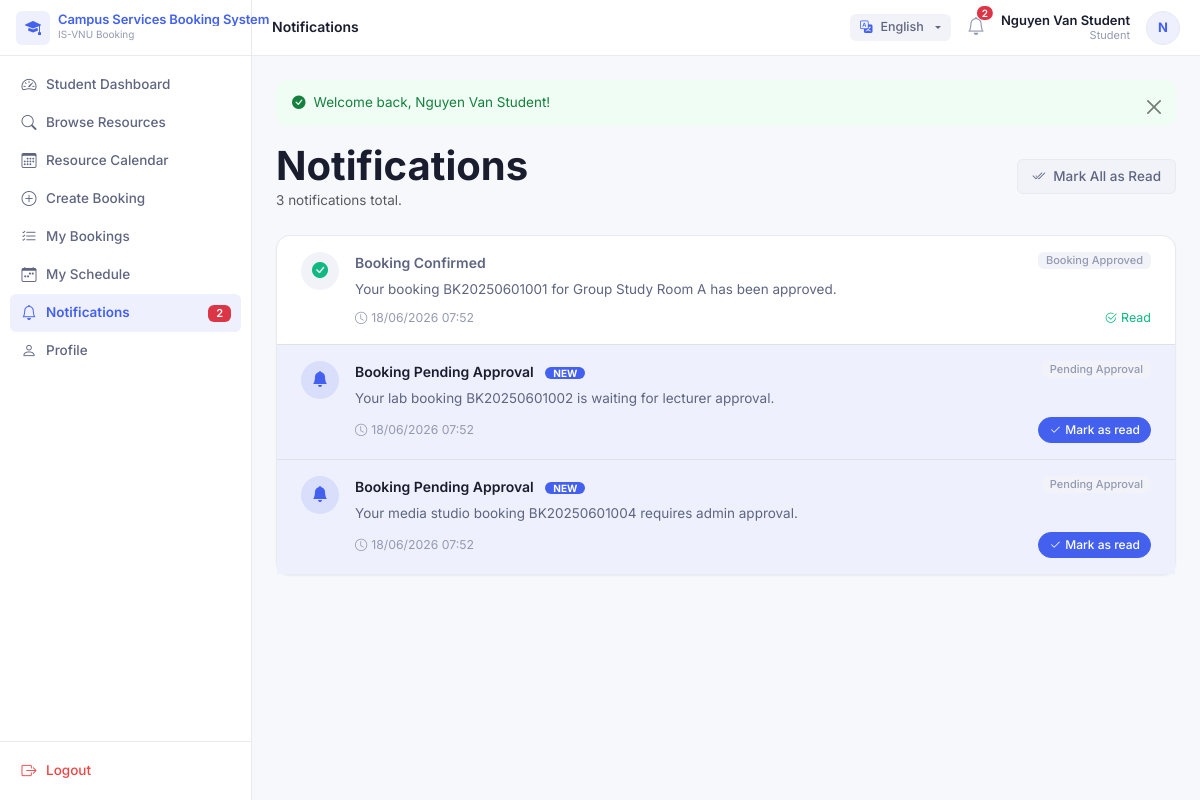
/index.php?page=notifications (signed in), run on the app's committed database.
### tables this page shows
CREATE TABLE notifications (
  id INT UNSIGNED AUTO_INCREMENT PRIMARY KEY,
  user_id INT UNSIGNED NOT NULL,
  booking_id INT UNSIGNED DEFAULT NULL,
  title VARCHAR(150) NOT NULL,
  message TEXT NOT NULL,
  type ENUM('booking_created','booking_approved','booking_rejected','booking_cancelled','pending_approval','resource_maintenance','schedule_changed','system') NOT NULL,
  is_read TINYINT(1) NOT NULL DEFAULT 0,
  created_at TIMESTAMP DEFAULT CURRENT_TIMESTAMP,
  FOREIGN KEY (user_id) REFERENCES users(id) ON DELETE CASCADE,
  FOREIGN KEY (booking_id) REFERENCES bookings(id) ON DELETE SET NULL,
  INDEX idx_notifications_user (user_id)
);

### app/views/notifications/index.php (the view, shortened to what the rows shown need)
<div class="d-flex align-items-center justify-content-between mb-4 flex-wrap gap-2">
  <div>
    <h1 class="fw-bold mb-0">Notifications</h1>
  </div>
</div>
<?php if (empty($notifications)): ?>
<div class="card">
  <div class="card-body text-center py-5">
    <i class="bi bi-bell-slash d-block mb-3" style="font-size:3rem;color:var(--text-muted)"></i>
    <p class="fw-semibold mb-1" style="color:var(--text-sub)">All caught up!</p>
    <p class="text-muted mb-0" style="font-size:13.5px">You have no notifications at this time.</p>
  </div>
</div>
<?php else: ?>
<div class="card">
  <?php foreach ($notifications as $i => $n):
    $isUnread = !$n['is_read'];
    $typeIcon = match ($n['type'] ?? '') {
        'booking_approved' => ['icon' => 'bi-check-circle-fill', 'color' => '#10b981'],
        'booking_rejected' => ['icon' => 'bi-x-circle-fill',     'color' => '#ef4444'],
        'booking_pending'  => ['icon' => 'bi-hourglass-split',   'color' => '#f59e0b'],
        'booking_cancelled'=> ['icon' => 'bi-slash-circle-fill', 'color' => '#9499b2'],
        default            => ['icon' => 'bi-bell-fill',         'color' => 'var(--primary)'],
    };
  ?>
  <div class="px-4 py-3 d-flex align-items-start gap-3 <?= $i > 0 ? 'border-top' : '' ?>"
       style="<?= $isUnread ? 'background:var(--primary-soft)' : '' ?>">
    <div class="flex-shrink-0 d-flex align-items-center justify-content-center rounded-circle"
         style="width:38px;height:38px;background:<?= $isUnread ? 'rgba(67,97,238,.12)' : 'var(--bg-muted)' ?>">
      <i class="bi <?= $typeIcon['icon'] ?>" style="font-size:16px;color:<?= $typeIcon['color'] ?>"></i>
    </div>
    <div class="flex-grow-1 min-w-0">
      <div class="d-flex align-items-start justify-content-between gap-2 flex-wrap">
        <div>
          <span class="fw-semibold" style="font-size:14px;color:<?= $isUnread ? 'var(--text-main)' : 'var(--text-sub)' ?>">
            <?= $isUnread ? '' : '' ?><?= e($n['title']) ?>
          </span>
          <?php if ($isUnread): ?>
          <span class="ms-2 rounded-pill px-2 py-0"
                style="background:var(--primary);color:#fff;font-size:10px;font-weight:700;vertical-align:middle">
            NEW
          </span>
          <?php endif; ?>
        </div>
        <span class="flex-shrink-0 badge"
              style="background:var(--bg-muted);color:var(--text-muted);font-weight:500">
          <?= e(ucwords(str_replace('_', ' ', $n['type'] ?? ''))) ?>
        </span>
      </div>
      <p class="mb-2 mt-1" style="font-size:13.5px;color:var(--text-sub)"><?= e($n['message']) ?></p>
      <div class="d-flex align-items-center justify-content-between gap-2">
        <small style="color:var(--text-muted)">
          <i class="bi bi-clock me-1"></i><?= format_datetime($n['created_at']) ?>
        </small>
        <?php if ($isUnread): ?>
        <form method="POST" action="<?= route_url('notifications', 'markRead', ['id' => $n['id']]) ?>">
          <button class="btn btn-sm btn-primary" style="font-size:12px;padding:3px 10px;border-radius:20px">
            <i class="bi bi-check2 me-1"></i>Mark as read
          </button>
        </form>
        <?php else: ?>
        <span style="font-size:12.5px;color:var(--success)">
          <i class="bi bi-check2-circle me-1"></i>Read
        </span>
        <?php endif; ?>
      </div>
    </div>
  </div>
  <?php endforeach; ?>
</div>
<?php endif; ?>

### app/views/layouts/sidebar.php (shortened to what the rows shown need)
<?php
$role = Auth::primaryRole();
$user = Auth::user();
$unreadNotifications = 0;
if ($user) {
    $unreadNotifications = (new NotificationRepository())->countUnread((int) $user['id']);
}
?>
<nav id="sidebar" class="sidebar">
  <ul class="nav flex-column sidebar-nav" id="sidebarNav">
    <?php
    $groupId = 0;
    $inGroup = false;
    foreach ($navItems as $item):
        if (isset($item['group'])):
            if ($inGroup) echo '</ul></li>';
            $groupId++;
            $gid = 'sidebarGroup' . $groupId;
            $isOpen = 'true';
            $collapseClass = 'show';
            $inGroup = true;
    ?>
        <li class="nav-item sidebar-group-item">
          <a class="sidebar-group-toggle text-decoration-none"
             href="#<?= $gid ?>" data-bs-toggle="collapse" aria-expanded="<?= $isOpen ?>">
            <span class="sidebar-group-label-text"><?= e(__($item['group'])) ?></span>
            <i class="bi bi-chevron-down sidebar-chevron"></i>
          </a>
          <ul class="nav flex-column collapse <?= $collapseClass ?>" id="<?= $gid ?>">
    <?php
        else:
            $active = is_active_nav($item['page'], $item['action']);
    ?>
        <li class="nav-item">
          <a class="nav-link sidebar-link <?= $active ? 'active' : '' ?>" href="<?= route_url($item['page'], $item['action']) ?>">
            <i class="bi <?= e($item['icon']) ?>"></i><?= e(__($item['label'])) ?>
            <?php if ($item['page'] === 'notifications' && $unreadNotifications > 0): ?>
              <span class="badge bg-danger ms-auto"><?= $unreadNotifications ?></span>
            <?php endif; ?>
          </a>
        </li>
    <?php
        endif;
    endforeach;
    ?>
  </ul>
</nav>

### app/views/layouts/topbar.php (shortened to what the rows shown need)
<?php
$user = Auth::user();
$unreadNotifications = 0;
if ($user) {
    $unreadNotifications = (new NotificationRepository())->countUnread((int) $user['id']);
}
?>
<header class="topbar">
  <div class="d-flex align-items-center gap-3">
    <a href="<?= route_url('notifications') ?>" class="position-relative text-decoration-none"
       style="color:var(--text-muted)" title="Notifications">
      <i class="bi bi-bell" style="font-size:18px"></i>
      <?php if ($unreadNotifications > 0): ?>
        <span class="position-absolute top-0 start-100 translate-middle badge rounded-pill bg-danger notification-badge">
          <?= $unreadNotifications ?>
        </span>
      <?php endif; ?>
    </a>
  </div>
</header>

### data on the page
notifications: user "2", title "Booking Confirmed", type "Booking Approved", message "Your booking BK20250601001 for Group Study Room A has been approved.", created_at "18/06/2026 07:52", is_read 1 (drawn)
notifications: title "Booking Pending Approval", is_read "NEW", type "Pending Approval", message "Your lab booking BK20250601002 is waiting for lecturer approval.", created_at "18/06/2026 07:52"
notifications: title "Booking Pending Approval", is_read "NEW", type "Pending Approval", message "Your media studio booking BK20250601004 requires admin approval.", created_at "18/06/2026 07:52"

### other printed values
setting('system_name', 'Campus Services') "Campus Services Booking System"
__($item['label']) "Student Dashboard"
__($item['label']) "Browse Resources"
__($item['label']) "Resource Calendar"
__($item['label']) "Create Booking"
__($item['label']) "My Bookings"
__($item['label']) "My Schedule"
__($item['label']) "Notifications"
__($item['label']) "Profile"
__('Logout') "Logout"
__($title ?? '') "Notifications"
$user['full_name'] "Nguyen Van Student"
__($role) "Student"
substr($user['full_name'] ?? 'U', 0, 1) "N"
$msg "Welcome back, Nguyen Van Student!"
